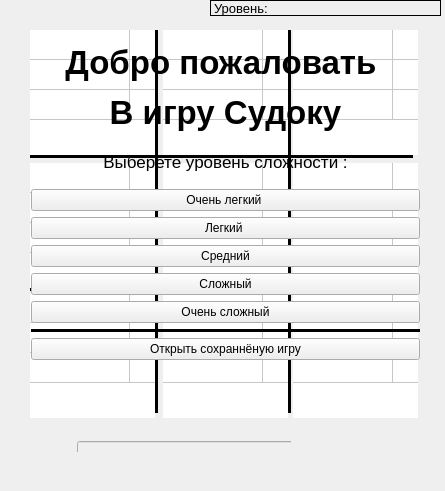
<?xml version="1.0" encoding="UTF-8"?>
<ui version="4.0">
 <class>Widget</class>
 <widget class="QWidget" name="Widget">
  <property name="geometry">
   <rect>
    <x>0</x>
    <y>0</y>
    <width>445</width>
    <height>491</height>
   </rect>
  </property>
  <property name="maximumSize">
   <size>
    <width>900</width>
    <height>16777215</height>
   </size>
  </property>
  <property name="windowTitle">
   <string>Sudoku</string>
  </property>
  <property name="windowIcon">
   <iconset resource="resources.qrc">
    <normaloff>:/icons/cat</normaloff>:/icons/cat</iconset>
  </property>
  <widget class="QTableWidget" name="table_1">
   <property name="geometry">
    <rect>
     <x>30</x>
     <y>30</y>
     <width>125</width>
     <height>125</height>
    </rect>
   </property>
   <property name="minimumSize">
    <size>
     <width>120</width>
     <height>120</height>
    </size>
   </property>
   <property name="maximumSize">
    <size>
     <width>1200</width>
     <height>1200</height>
    </size>
   </property>
   <property name="font">
    <font>
     <pointsize>20</pointsize>
     <weight>75</weight>
     <bold>true</bold>
    </font>
   </property>
   <property name="focusPolicy">
    <enum>Qt::NoFocus</enum>
   </property>
   <property name="layoutDirection">
    <enum>Qt::LeftToRight</enum>
   </property>
   <property name="frameShape">
    <enum>QFrame::NoFrame</enum>
   </property>
   <property name="frameShadow">
    <enum>QFrame::Plain</enum>
   </property>
   <property name="lineWidth">
    <number>6</number>
   </property>
   <property name="midLineWidth">
    <number>6</number>
   </property>
   <property name="verticalScrollBarPolicy">
    <enum>Qt::ScrollBarAlwaysOff</enum>
   </property>
   <property name="horizontalScrollBarPolicy">
    <enum>Qt::ScrollBarAlwaysOff</enum>
   </property>
   <property name="showGrid">
    <bool>true</bool>
   </property>
   <property name="gridStyle">
    <enum>Qt::SolidLine</enum>
   </property>
   <property name="sortingEnabled">
    <bool>true</bool>
   </property>
   <property name="rowCount">
    <number>3</number>
   </property>
   <property name="columnCount">
    <number>3</number>
   </property>
   <attribute name="horizontalHeaderVisible">
    <bool>false</bool>
   </attribute>
   <attribute name="horizontalHeaderHighlightSections">
    <bool>false</bool>
   </attribute>
   <attribute name="horizontalHeaderShowSortIndicator" stdset="0">
    <bool>false</bool>
   </attribute>
   <attribute name="verticalHeaderVisible">
    <bool>false</bool>
   </attribute>
   <attribute name="verticalHeaderHighlightSections">
    <bool>false</bool>
   </attribute>
   <row/>
   <row/>
   <row/>
   <column/>
   <column/>
   <column/>
  </widget>
  <widget class="Line" name="lineVFirst">
   <property name="geometry">
    <rect>
     <x>155</x>
     <y>30</y>
     <width>3</width>
     <height>383</height>
    </rect>
   </property>
   <property name="font">
    <font>
     <weight>75</weight>
     <bold>true</bold>
    </font>
   </property>
   <property name="frameShadow">
    <enum>QFrame::Plain</enum>
   </property>
   <property name="lineWidth">
    <number>3</number>
   </property>
   <property name="orientation">
    <enum>Qt::Vertical</enum>
   </property>
  </widget>
  <widget class="Line" name="lineVSecond">
   <property name="geometry">
    <rect>
     <x>288</x>
     <y>30</y>
     <width>3</width>
     <height>383</height>
    </rect>
   </property>
   <property name="font">
    <font>
     <weight>75</weight>
     <bold>true</bold>
    </font>
   </property>
   <property name="frameShadow">
    <enum>QFrame::Plain</enum>
   </property>
   <property name="lineWidth">
    <number>3</number>
   </property>
   <property name="orientation">
    <enum>Qt::Vertical</enum>
   </property>
  </widget>
  <widget class="Line" name="lineHSecond">
   <property name="geometry">
    <rect>
     <x>30</x>
     <y>288</y>
     <width>383</width>
     <height>3</height>
    </rect>
   </property>
   <property name="frameShadow">
    <enum>QFrame::Plain</enum>
   </property>
   <property name="lineWidth">
    <number>3</number>
   </property>
   <property name="orientation">
    <enum>Qt::Horizontal</enum>
   </property>
  </widget>
  <widget class="Line" name="lineHFirst">
   <property name="geometry">
    <rect>
     <x>30</x>
     <y>155</y>
     <width>383</width>
     <height>3</height>
    </rect>
   </property>
   <property name="frameShadow">
    <enum>QFrame::Plain</enum>
   </property>
   <property name="lineWidth">
    <number>3</number>
   </property>
   <property name="orientation">
    <enum>Qt::Horizontal</enum>
   </property>
  </widget>
  <widget class="QTableWidget" name="table_2">
   <property name="geometry">
    <rect>
     <x>163</x>
     <y>30</y>
     <width>125</width>
     <height>125</height>
    </rect>
   </property>
   <property name="minimumSize">
    <size>
     <width>120</width>
     <height>120</height>
    </size>
   </property>
   <property name="maximumSize">
    <size>
     <width>1200</width>
     <height>1200</height>
    </size>
   </property>
   <property name="font">
    <font>
     <pointsize>20</pointsize>
     <weight>75</weight>
     <bold>true</bold>
    </font>
   </property>
   <property name="focusPolicy">
    <enum>Qt::NoFocus</enum>
   </property>
   <property name="frameShape">
    <enum>QFrame::NoFrame</enum>
   </property>
   <property name="frameShadow">
    <enum>QFrame::Plain</enum>
   </property>
   <property name="lineWidth">
    <number>6</number>
   </property>
   <property name="midLineWidth">
    <number>6</number>
   </property>
   <property name="verticalScrollBarPolicy">
    <enum>Qt::ScrollBarAlwaysOff</enum>
   </property>
   <property name="horizontalScrollBarPolicy">
    <enum>Qt::ScrollBarAlwaysOff</enum>
   </property>
   <property name="showGrid">
    <bool>true</bool>
   </property>
   <property name="gridStyle">
    <enum>Qt::SolidLine</enum>
   </property>
   <property name="sortingEnabled">
    <bool>true</bool>
   </property>
   <property name="rowCount">
    <number>3</number>
   </property>
   <property name="columnCount">
    <number>3</number>
   </property>
   <attribute name="horizontalHeaderVisible">
    <bool>false</bool>
   </attribute>
   <attribute name="horizontalHeaderHighlightSections">
    <bool>false</bool>
   </attribute>
   <attribute name="horizontalHeaderShowSortIndicator" stdset="0">
    <bool>false</bool>
   </attribute>
   <attribute name="verticalHeaderVisible">
    <bool>false</bool>
   </attribute>
   <attribute name="verticalHeaderHighlightSections">
    <bool>false</bool>
   </attribute>
   <row/>
   <row/>
   <row/>
   <column/>
   <column/>
   <column/>
  </widget>
  <widget class="QTableWidget" name="table_3">
   <property name="geometry">
    <rect>
     <x>293</x>
     <y>30</y>
     <width>125</width>
     <height>125</height>
    </rect>
   </property>
   <property name="minimumSize">
    <size>
     <width>120</width>
     <height>120</height>
    </size>
   </property>
   <property name="maximumSize">
    <size>
     <width>1200</width>
     <height>1200</height>
    </size>
   </property>
   <property name="font">
    <font>
     <pointsize>20</pointsize>
     <weight>75</weight>
     <bold>true</bold>
    </font>
   </property>
   <property name="focusPolicy">
    <enum>Qt::NoFocus</enum>
   </property>
   <property name="frameShape">
    <enum>QFrame::NoFrame</enum>
   </property>
   <property name="frameShadow">
    <enum>QFrame::Plain</enum>
   </property>
   <property name="lineWidth">
    <number>6</number>
   </property>
   <property name="midLineWidth">
    <number>6</number>
   </property>
   <property name="verticalScrollBarPolicy">
    <enum>Qt::ScrollBarAlwaysOff</enum>
   </property>
   <property name="horizontalScrollBarPolicy">
    <enum>Qt::ScrollBarAlwaysOff</enum>
   </property>
   <property name="showGrid">
    <bool>true</bool>
   </property>
   <property name="gridStyle">
    <enum>Qt::SolidLine</enum>
   </property>
   <property name="sortingEnabled">
    <bool>true</bool>
   </property>
   <property name="rowCount">
    <number>3</number>
   </property>
   <property name="columnCount">
    <number>3</number>
   </property>
   <attribute name="horizontalHeaderVisible">
    <bool>false</bool>
   </attribute>
   <attribute name="horizontalHeaderHighlightSections">
    <bool>false</bool>
   </attribute>
   <attribute name="horizontalHeaderShowSortIndicator" stdset="0">
    <bool>false</bool>
   </attribute>
   <attribute name="verticalHeaderVisible">
    <bool>false</bool>
   </attribute>
   <attribute name="verticalHeaderHighlightSections">
    <bool>false</bool>
   </attribute>
   <row/>
   <row/>
   <row/>
   <column/>
   <column/>
   <column/>
  </widget>
  <widget class="QTableWidget" name="table_4">
   <property name="geometry">
    <rect>
     <x>30</x>
     <y>163</y>
     <width>125</width>
     <height>125</height>
    </rect>
   </property>
   <property name="minimumSize">
    <size>
     <width>120</width>
     <height>120</height>
    </size>
   </property>
   <property name="maximumSize">
    <size>
     <width>1200</width>
     <height>1200</height>
    </size>
   </property>
   <property name="font">
    <font>
     <pointsize>20</pointsize>
     <weight>75</weight>
     <bold>true</bold>
    </font>
   </property>
   <property name="focusPolicy">
    <enum>Qt::NoFocus</enum>
   </property>
   <property name="frameShape">
    <enum>QFrame::NoFrame</enum>
   </property>
   <property name="frameShadow">
    <enum>QFrame::Plain</enum>
   </property>
   <property name="lineWidth">
    <number>6</number>
   </property>
   <property name="midLineWidth">
    <number>6</number>
   </property>
   <property name="verticalScrollBarPolicy">
    <enum>Qt::ScrollBarAlwaysOff</enum>
   </property>
   <property name="horizontalScrollBarPolicy">
    <enum>Qt::ScrollBarAlwaysOff</enum>
   </property>
   <property name="showGrid">
    <bool>true</bool>
   </property>
   <property name="gridStyle">
    <enum>Qt::SolidLine</enum>
   </property>
   <property name="sortingEnabled">
    <bool>true</bool>
   </property>
   <property name="rowCount">
    <number>3</number>
   </property>
   <property name="columnCount">
    <number>3</number>
   </property>
   <attribute name="horizontalHeaderVisible">
    <bool>false</bool>
   </attribute>
   <attribute name="horizontalHeaderHighlightSections">
    <bool>false</bool>
   </attribute>
   <attribute name="horizontalHeaderShowSortIndicator" stdset="0">
    <bool>false</bool>
   </attribute>
   <attribute name="verticalHeaderVisible">
    <bool>false</bool>
   </attribute>
   <attribute name="verticalHeaderHighlightSections">
    <bool>false</bool>
   </attribute>
   <row/>
   <row/>
   <row/>
   <column/>
   <column/>
   <column/>
  </widget>
  <widget class="QTableWidget" name="table_5">
   <property name="geometry">
    <rect>
     <x>163</x>
     <y>163</y>
     <width>125</width>
     <height>125</height>
    </rect>
   </property>
   <property name="minimumSize">
    <size>
     <width>120</width>
     <height>120</height>
    </size>
   </property>
   <property name="maximumSize">
    <size>
     <width>1200</width>
     <height>1200</height>
    </size>
   </property>
   <property name="font">
    <font>
     <pointsize>20</pointsize>
     <weight>75</weight>
     <bold>true</bold>
    </font>
   </property>
   <property name="focusPolicy">
    <enum>Qt::NoFocus</enum>
   </property>
   <property name="frameShape">
    <enum>QFrame::NoFrame</enum>
   </property>
   <property name="frameShadow">
    <enum>QFrame::Plain</enum>
   </property>
   <property name="lineWidth">
    <number>6</number>
   </property>
   <property name="midLineWidth">
    <number>6</number>
   </property>
   <property name="verticalScrollBarPolicy">
    <enum>Qt::ScrollBarAlwaysOff</enum>
   </property>
   <property name="horizontalScrollBarPolicy">
    <enum>Qt::ScrollBarAlwaysOff</enum>
   </property>
   <property name="showGrid">
    <bool>true</bool>
   </property>
   <property name="gridStyle">
    <enum>Qt::SolidLine</enum>
   </property>
   <property name="sortingEnabled">
    <bool>true</bool>
   </property>
   <property name="rowCount">
    <number>3</number>
   </property>
   <property name="columnCount">
    <number>3</number>
   </property>
   <attribute name="horizontalHeaderVisible">
    <bool>false</bool>
   </attribute>
   <attribute name="horizontalHeaderHighlightSections">
    <bool>false</bool>
   </attribute>
   <attribute name="horizontalHeaderShowSortIndicator" stdset="0">
    <bool>false</bool>
   </attribute>
   <attribute name="verticalHeaderVisible">
    <bool>false</bool>
   </attribute>
   <attribute name="verticalHeaderHighlightSections">
    <bool>false</bool>
   </attribute>
   <row/>
   <row/>
   <row/>
   <column/>
   <column/>
   <column/>
  </widget>
  <widget class="QTableWidget" name="table_6">
   <property name="geometry">
    <rect>
     <x>293</x>
     <y>163</y>
     <width>125</width>
     <height>125</height>
    </rect>
   </property>
   <property name="minimumSize">
    <size>
     <width>120</width>
     <height>120</height>
    </size>
   </property>
   <property name="maximumSize">
    <size>
     <width>1200</width>
     <height>1200</height>
    </size>
   </property>
   <property name="font">
    <font>
     <pointsize>20</pointsize>
     <weight>75</weight>
     <bold>true</bold>
    </font>
   </property>
   <property name="focusPolicy">
    <enum>Qt::NoFocus</enum>
   </property>
   <property name="frameShape">
    <enum>QFrame::NoFrame</enum>
   </property>
   <property name="frameShadow">
    <enum>QFrame::Plain</enum>
   </property>
   <property name="lineWidth">
    <number>6</number>
   </property>
   <property name="midLineWidth">
    <number>6</number>
   </property>
   <property name="verticalScrollBarPolicy">
    <enum>Qt::ScrollBarAlwaysOff</enum>
   </property>
   <property name="horizontalScrollBarPolicy">
    <enum>Qt::ScrollBarAlwaysOff</enum>
   </property>
   <property name="showGrid">
    <bool>true</bool>
   </property>
   <property name="gridStyle">
    <enum>Qt::SolidLine</enum>
   </property>
   <property name="sortingEnabled">
    <bool>true</bool>
   </property>
   <property name="rowCount">
    <number>3</number>
   </property>
   <property name="columnCount">
    <number>3</number>
   </property>
   <attribute name="horizontalHeaderVisible">
    <bool>false</bool>
   </attribute>
   <attribute name="horizontalHeaderHighlightSections">
    <bool>false</bool>
   </attribute>
   <attribute name="horizontalHeaderShowSortIndicator" stdset="0">
    <bool>false</bool>
   </attribute>
   <attribute name="verticalHeaderVisible">
    <bool>false</bool>
   </attribute>
   <attribute name="verticalHeaderHighlightSections">
    <bool>false</bool>
   </attribute>
   <row/>
   <row/>
   <row/>
   <column/>
   <column/>
   <column/>
  </widget>
  <widget class="QTableWidget" name="table_7">
   <property name="geometry">
    <rect>
     <x>30</x>
     <y>293</y>
     <width>125</width>
     <height>125</height>
    </rect>
   </property>
   <property name="minimumSize">
    <size>
     <width>120</width>
     <height>120</height>
    </size>
   </property>
   <property name="maximumSize">
    <size>
     <width>1200</width>
     <height>1200</height>
    </size>
   </property>
   <property name="font">
    <font>
     <pointsize>20</pointsize>
     <weight>75</weight>
     <bold>true</bold>
    </font>
   </property>
   <property name="focusPolicy">
    <enum>Qt::NoFocus</enum>
   </property>
   <property name="frameShape">
    <enum>QFrame::NoFrame</enum>
   </property>
   <property name="frameShadow">
    <enum>QFrame::Plain</enum>
   </property>
   <property name="lineWidth">
    <number>6</number>
   </property>
   <property name="midLineWidth">
    <number>6</number>
   </property>
   <property name="verticalScrollBarPolicy">
    <enum>Qt::ScrollBarAlwaysOff</enum>
   </property>
   <property name="horizontalScrollBarPolicy">
    <enum>Qt::ScrollBarAlwaysOff</enum>
   </property>
   <property name="showGrid">
    <bool>true</bool>
   </property>
   <property name="gridStyle">
    <enum>Qt::SolidLine</enum>
   </property>
   <property name="sortingEnabled">
    <bool>true</bool>
   </property>
   <property name="rowCount">
    <number>3</number>
   </property>
   <property name="columnCount">
    <number>3</number>
   </property>
   <attribute name="horizontalHeaderVisible">
    <bool>false</bool>
   </attribute>
   <attribute name="horizontalHeaderHighlightSections">
    <bool>false</bool>
   </attribute>
   <attribute name="horizontalHeaderShowSortIndicator" stdset="0">
    <bool>false</bool>
   </attribute>
   <attribute name="verticalHeaderVisible">
    <bool>false</bool>
   </attribute>
   <attribute name="verticalHeaderHighlightSections">
    <bool>false</bool>
   </attribute>
   <row/>
   <row/>
   <row/>
   <column/>
   <column/>
   <column/>
  </widget>
  <widget class="QTableWidget" name="table_8">
   <property name="geometry">
    <rect>
     <x>163</x>
     <y>293</y>
     <width>125</width>
     <height>125</height>
    </rect>
   </property>
   <property name="minimumSize">
    <size>
     <width>120</width>
     <height>120</height>
    </size>
   </property>
   <property name="maximumSize">
    <size>
     <width>1200</width>
     <height>1200</height>
    </size>
   </property>
   <property name="font">
    <font>
     <pointsize>20</pointsize>
     <weight>75</weight>
     <bold>true</bold>
    </font>
   </property>
   <property name="focusPolicy">
    <enum>Qt::NoFocus</enum>
   </property>
   <property name="frameShape">
    <enum>QFrame::NoFrame</enum>
   </property>
   <property name="frameShadow">
    <enum>QFrame::Plain</enum>
   </property>
   <property name="lineWidth">
    <number>6</number>
   </property>
   <property name="midLineWidth">
    <number>6</number>
   </property>
   <property name="verticalScrollBarPolicy">
    <enum>Qt::ScrollBarAlwaysOff</enum>
   </property>
   <property name="horizontalScrollBarPolicy">
    <enum>Qt::ScrollBarAlwaysOff</enum>
   </property>
   <property name="showGrid">
    <bool>true</bool>
   </property>
   <property name="gridStyle">
    <enum>Qt::SolidLine</enum>
   </property>
   <property name="sortingEnabled">
    <bool>true</bool>
   </property>
   <property name="rowCount">
    <number>3</number>
   </property>
   <property name="columnCount">
    <number>3</number>
   </property>
   <attribute name="horizontalHeaderVisible">
    <bool>false</bool>
   </attribute>
   <attribute name="horizontalHeaderHighlightSections">
    <bool>false</bool>
   </attribute>
   <attribute name="horizontalHeaderShowSortIndicator" stdset="0">
    <bool>false</bool>
   </attribute>
   <attribute name="verticalHeaderVisible">
    <bool>false</bool>
   </attribute>
   <attribute name="verticalHeaderHighlightSections">
    <bool>false</bool>
   </attribute>
   <row/>
   <row/>
   <row/>
   <column/>
   <column/>
   <column/>
  </widget>
  <widget class="QTableWidget" name="table_9">
   <property name="geometry">
    <rect>
     <x>293</x>
     <y>293</y>
     <width>125</width>
     <height>125</height>
    </rect>
   </property>
   <property name="minimumSize">
    <size>
     <width>120</width>
     <height>120</height>
    </size>
   </property>
   <property name="maximumSize">
    <size>
     <width>1200</width>
     <height>1200</height>
    </size>
   </property>
   <property name="font">
    <font>
     <pointsize>20</pointsize>
     <weight>75</weight>
     <bold>true</bold>
    </font>
   </property>
   <property name="focusPolicy">
    <enum>Qt::NoFocus</enum>
   </property>
   <property name="frameShape">
    <enum>QFrame::NoFrame</enum>
   </property>
   <property name="frameShadow">
    <enum>QFrame::Plain</enum>
   </property>
   <property name="lineWidth">
    <number>6</number>
   </property>
   <property name="midLineWidth">
    <number>6</number>
   </property>
   <property name="verticalScrollBarPolicy">
    <enum>Qt::ScrollBarAlwaysOff</enum>
   </property>
   <property name="horizontalScrollBarPolicy">
    <enum>Qt::ScrollBarAlwaysOff</enum>
   </property>
   <property name="showGrid">
    <bool>true</bool>
   </property>
   <property name="gridStyle">
    <enum>Qt::SolidLine</enum>
   </property>
   <property name="sortingEnabled">
    <bool>true</bool>
   </property>
   <property name="rowCount">
    <number>3</number>
   </property>
   <property name="columnCount">
    <number>3</number>
   </property>
   <attribute name="horizontalHeaderVisible">
    <bool>false</bool>
   </attribute>
   <attribute name="horizontalHeaderHighlightSections">
    <bool>false</bool>
   </attribute>
   <attribute name="horizontalHeaderShowSortIndicator" stdset="0">
    <bool>false</bool>
   </attribute>
   <attribute name="verticalHeaderVisible">
    <bool>false</bool>
   </attribute>
   <attribute name="verticalHeaderHighlightSections">
    <bool>false</bool>
   </attribute>
   <row/>
   <row/>
   <row/>
   <column/>
   <column/>
   <column/>
  </widget>
  <widget class="QLabel" name="lblLevel">
   <property name="geometry">
    <rect>
     <x>210</x>
     <y>0</y>
     <width>231</width>
     <height>16</height>
    </rect>
   </property>
   <property name="font">
    <font>
     <pointsize>10</pointsize>
    </font>
   </property>
   <property name="frameShape">
    <enum>QFrame::Box</enum>
   </property>
   <property name="text">
    <string>Уровень:</string>
   </property>
  </widget>
  <widget class="QWidget" name="layoutWidget">
   <property name="geometry">
    <rect>
     <x>20</x>
     <y>30</y>
     <width>411</width>
     <height>341</height>
    </rect>
   </property>
   <layout class="QVBoxLayout" name="vLayoutHello">
    <item>
     <widget class="QLabel" name="lblHello">
      <property name="font">
       <font>
        <pointsize>25</pointsize>
        <weight>75</weight>
        <bold>true</bold>
       </font>
      </property>
      <property name="text">
       <string>Добро пожаловать </string>
      </property>
      <property name="alignment">
       <set>Qt::AlignCenter</set>
      </property>
     </widget>
    </item>
    <item>
     <widget class="QLabel" name="lblName">
      <property name="font">
       <font>
        <pointsize>25</pointsize>
        <weight>75</weight>
        <bold>true</bold>
       </font>
      </property>
      <property name="text">
       <string>В игру Судоку</string>
      </property>
      <property name="alignment">
       <set>Qt::AlignCenter</set>
      </property>
     </widget>
    </item>
    <item>
     <widget class="QLabel" name="lblVibor">
      <property name="font">
       <font>
        <pointsize>13</pointsize>
       </font>
      </property>
      <property name="text">
       <string>Выберете уровень сложности :</string>
      </property>
      <property name="alignment">
       <set>Qt::AlignCenter</set>
      </property>
     </widget>
    </item>
    <item>
     <widget class="QPushButton" name="btnSoEasy">
      <property name="text">
       <string>Очень легкий </string>
      </property>
     </widget>
    </item>
    <item>
     <widget class="QPushButton" name="btnEasy">
      <property name="text">
       <string>Легкий </string>
      </property>
     </widget>
    </item>
    <item>
     <widget class="QPushButton" name="btnNormal">
      <property name="text">
       <string>Средний</string>
      </property>
     </widget>
    </item>
    <item>
     <widget class="QPushButton" name="btnHard">
      <property name="text">
       <string>Сложный</string>
      </property>
     </widget>
    </item>
    <item>
     <widget class="QPushButton" name="btnSoHard">
      <property name="text">
       <string>Очень сложный</string>
      </property>
     </widget>
    </item>
    <item>
     <widget class="Line" name="lineHButton">
      <property name="font">
       <font>
        <weight>75</weight>
        <bold>true</bold>
       </font>
      </property>
      <property name="frameShadow">
       <enum>QFrame::Plain</enum>
      </property>
      <property name="lineWidth">
       <number>3</number>
      </property>
      <property name="orientation">
       <enum>Qt::Horizontal</enum>
      </property>
     </widget>
    </item>
    <item>
     <widget class="QPushButton" name="btnOpen">
      <property name="text">
       <string>Открыть сохраннёную игру</string>
      </property>
     </widget>
    </item>
   </layout>
  </widget>
  <widget class="QWidget" name="layoutWidget">
   <property name="geometry">
    <rect>
     <x>30</x>
     <y>430</y>
     <width>261</width>
     <height>22</height>
    </rect>
   </property>
   <layout class="QHBoxLayout" name="hLayoutName">
    <item>
     <widget class="QLabel" name="lblGameName">
      <property name="text">
       <string>Игра:</string>
      </property>
     </widget>
    </item>
    <item>
     <widget class="QLineEdit" name="txtGameName">
      <property name="enabled">
       <bool>false</bool>
      </property>
      <property name="minimumSize">
       <size>
        <width>225</width>
        <height>20</height>
       </size>
      </property>
      <property name="maximumSize">
       <size>
        <width>225</width>
        <height>20</height>
       </size>
      </property>
      <property name="maxLength">
       <number>25</number>
      </property>
      <property name="alignment">
       <set>Qt::AlignCenter</set>
      </property>
     </widget>
    </item>
   </layout>
  </widget>
 </widget>
 <layoutdefault spacing="6" margin="11"/>
 <resources>
  <include location="resources.qrc"/>
 </resources>
 <connections/>
</ui>
